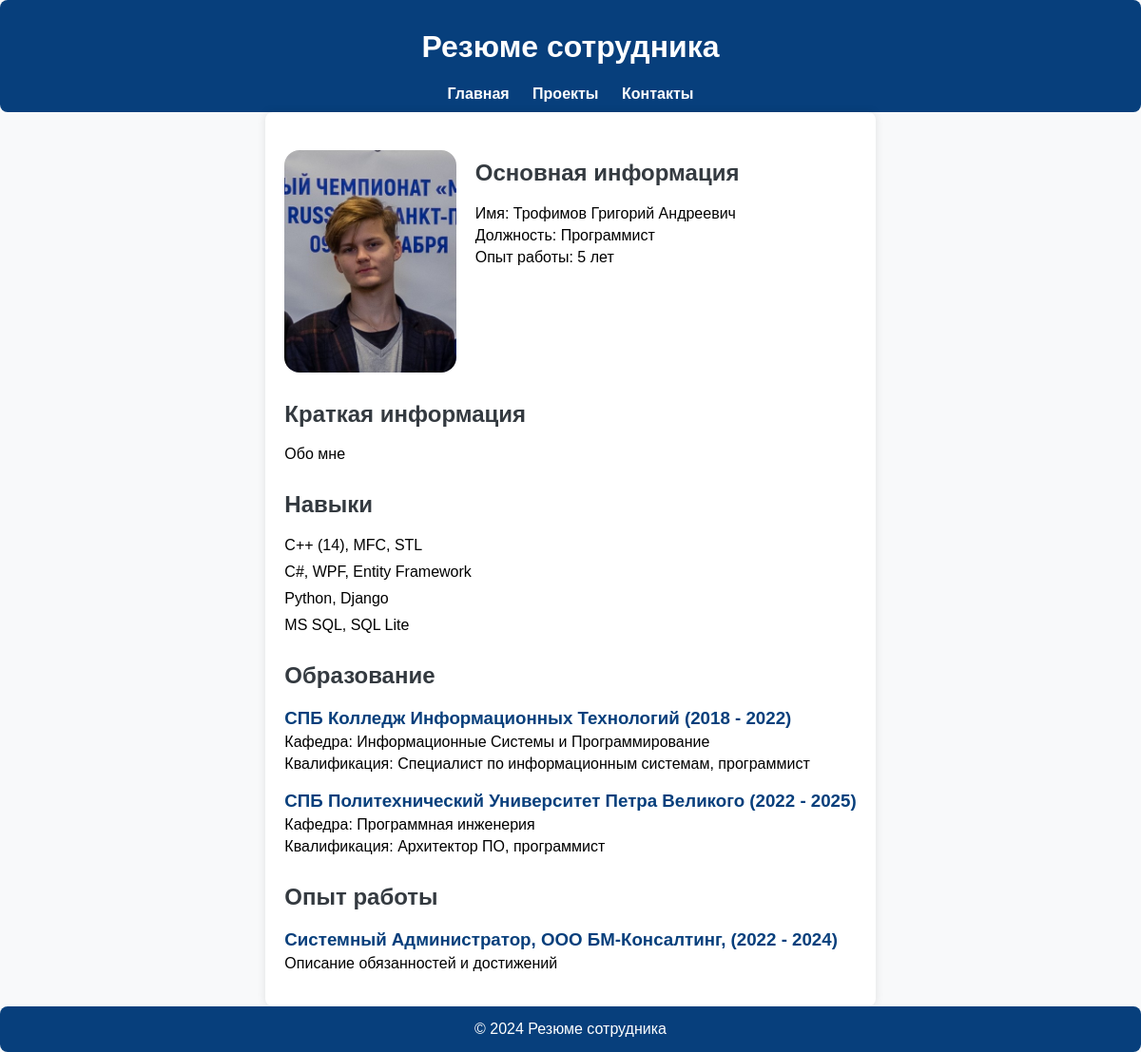
The page / on the database its author committed.
### main/models.py (models this page shows)
class Person(models.Model):
    fullName = models.CharField(max_length=255, verbose_name="ФИО")
    about = models.TextField(verbose_name="Обо мне")
    post = models.CharField(max_length=255, verbose_name="Должность")
    photo = models.ImageField(upload_to="photos/", verbose_name="Фото")
    class Meta:
        verbose_name = 'Вы'
        verbose_name_plural = 'Вы'

class Skills(models.Model):
    preson = models.ForeignKey(Person,on_delete=models.CASCADE)
    skiName = models.TextField(verbose_name="Наименование навыка")
    class Meta:
        verbose_name = 'Навыки'
        verbose_name_plural = 'Навыки'

class Education(models.Model):
    preson = models.ForeignKey(Person,on_delete=models.CASCADE)
    eduName = models.TextField(verbose_name="Учебн. учреждение")
    eduDepartment = models.TextField(default='IT', verbose_name="Факультет")
    eduQualification = models.TextField(default='IT', verbose_name="Квалификация")
    dateStart = models.DateField(verbose_name="Начало")
    dateEnd = models.DateField(verbose_name="Конец")
    class Meta:
        verbose_name = 'Образование'
        verbose_name_plural = 'Образование'

class Experience(models.Model):
    preson = models.ForeignKey(Person,on_delete=models.CASCADE)
    comName = models.TextField(verbose_name="Компания")
    post = models.CharField(max_length=255, verbose_name="Должность")
    dateStart = models.DateField(verbose_name="Начало")
    dateEnd = models.DateField(verbose_name="Конец")
    class Meta:
        verbose_name = 'Опыт работы'
        verbose_name_plural = 'Опыт работы'

### main/views.py (the view)
# urls.py: path('',index, name='home'),
def index(request):
    person =  Person.objects.all()
    skills = Skills.objects.all()
    education = Education.objects.all()
    experience = Experience.objects.all()
    context = {
        'title': 'My site',
        'Person': person[0],
        'Skills': skills,
        'Education':education,
        'Experience' :experience,
    }
    return render(request, 'main/index.html', context=context)

### main/templatetags/mainTags.py (called while the page is built)
@register.simple_tag()
def get_menu():
    return menu

### main/templates/main/index.html
{% extends 'main/base.html' %}
{% block content %}
{% if Person.photo %}
    <div class="imgcontainer">
        <img src="{{Person.photo.url}}" alt="мое фото" />
        <div>
            <h2>Основная информация</h2>
            <p>Имя: {{Person.fullName}}</p>
            <p>Должность: {{Person.post}}</p>
            <p>Опыт работы: 5 лет</p>
        </div>
    </div>
{% endif %}
<h2>Краткая информация</h2>
<p>{{Person.about}}</p>
<h2>Навыки</h2>
<ul>
    {% for s in Skills %}
    <li>{{s.skiName}}</li>
    {% endfor %}
</ul>
<h2>Образование</h2>
    <ul>
        {% for e in Education %}
        <li>
            <h3>{{e.eduName}} ({{e.dateStart.year}} - {{e.dateEnd.year}})</h3>
            <p>Кафедра: {{e.eduDepartment}}</p>
            <p>Квалификация: {{e.eduQualification}}</p>
        </li>
        {% endfor %}
    </ul>
<h2>Опыт работы</h2>
<ul>
    {% for ex in Experience %}
    <li>
        <h3>{{ex.post}}, {{ex.comName}}, ({{ex.dateStart.year}} - {{ex.dateEnd.year}})</h3>
        <p>Описание обязанностей и достижений</p>
    </li>
    {% endfor %}
</ul>
{% endblock %}

### main/static/main/css/styles.css (style rules this page uses)
html, body { font-family: Arial, sans-serif; margin: 0; padding: 0; background-color: #f8f9fa; display: flex; flex-direction: column; min-height: 100vh; }
h2 { margin-top: 30px; color: #343a40; }
ul { list-style-type: none; padding: 0; }
li { margin-bottom: 10px; }
li h3 { margin-bottom: 5px; color: #073f7c; }
p { margin: 5px 0; }
.imgcontainer { max-width: 800px; margin: 0 auto; overflow: hidden; }
.imgcontainer img { float: left; max-width: 30%; height: auto; margin-right: 20px; margin-top: 20px; border-radius: 1em; }

### rows shown on the page
Person: photo (picture), fullName "Трофимов Григорий Андреевич", post "Программист", about "Обо мне"
Skills: skiName "С++ (14), MFC, STL"
Skills: skiName "С#, WPF, Entity Framework"
Skills: skiName "Python, Django"
Skills: skiName "MS SQL, SQL Lite"
Education: eduName "СПБ Колледж Информационных Технологий", dateStart.year "2018", dateEnd.year "2022", eduDepartment "Информационные Системы и Программирование", eduQualification "Специалист по информационным системам, программист"
Education: eduName "СПБ Политехнический Университет Петра Великого", dateStart.year "2022", dateEnd.year "2025", eduDepartment "Программная инженерия", eduQualification "Архитектор ПО, программист"
Experience: post "Системный Администратор", comName "ООО БМ-Консалтинг", dateStart.year "2022", dateEnd.year "2024"

### other values the page prints
{{ m.title }} "Главная" "Проекты" "Контакты"
